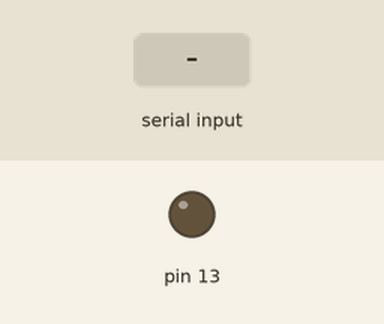
The sketch below on a simulated Arduino Leonardo, built with avr-gcc and run on an emulated ATmega32U4. Parts: output pins drawn as LEDs (lit = HIGH). Inputs (shaded band) come from the test bench.

Above: at 1.2 s.
1.3 s: "1" received over the second serial link
At 1.6 s:
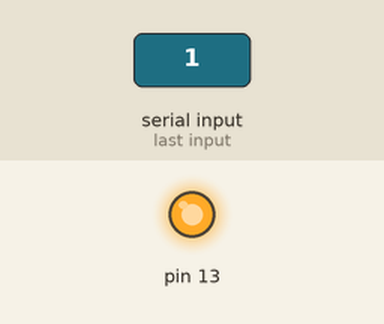
2.8 s: "0" received over the second serial link
At 3.9 s:
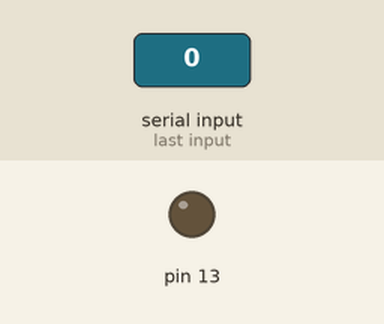
Timing chart, 0 to 5.8 s (numbered marks = the images above; inputs shaded):
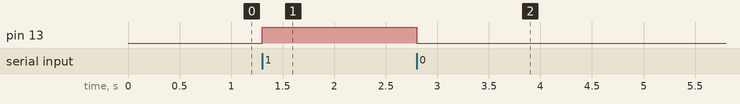

Measured:
- after the input at 1.3 s, pin 13: LOW → HIGH at once
- after the input at 2.8 s, pin 13: HIGH → LOW at once

The sketch:

LineFollower_POC_HC-05_Bluetooth.ino
```cpp
//Bij Arduino Uno Serial. Gebruiken
//Bij Arduino Leonardo Serial1. Gebruiken
//!!!!

int state = 0;

void setup() {
  pinMode(13, OUTPUT);
  digitalWrite(13, LOW);
  Serial1.begin(9600); // Default communication rate of the Bluetooth module
}

void loop() {
  if(Serial1.available() > 0){ // Checks whether data is comming from the serial port
    state = Serial1.read(); // Reads the data from the serial port
 }

 if (state == '0') {
  digitalWrite(13, LOW); // Turn LED OFF
  Serial1.println("LED: OFF"); // Send back, to the phone, the String "LED: ON"
  state = 0;
 }
 else if (state == '1') {
  digitalWrite(13, HIGH);
  Serial1.println("LED: ON");;
  state = 0;
 }
}
```
